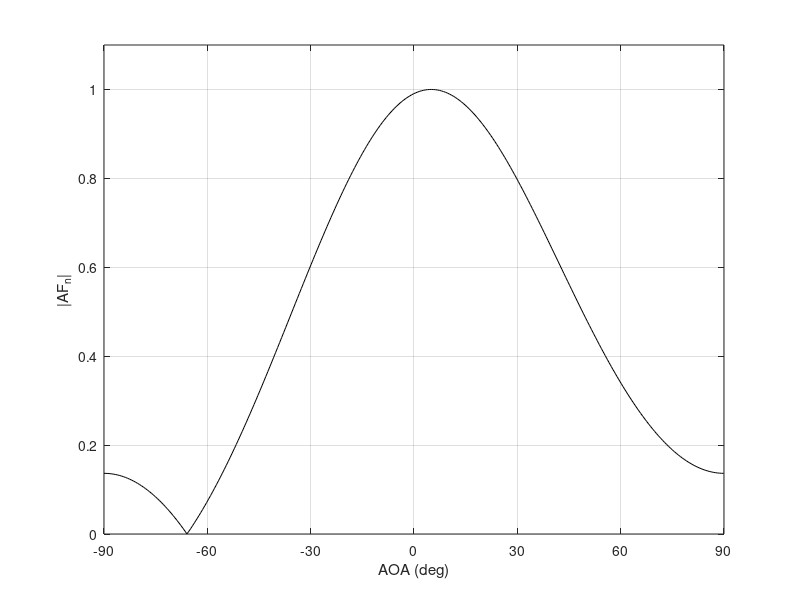
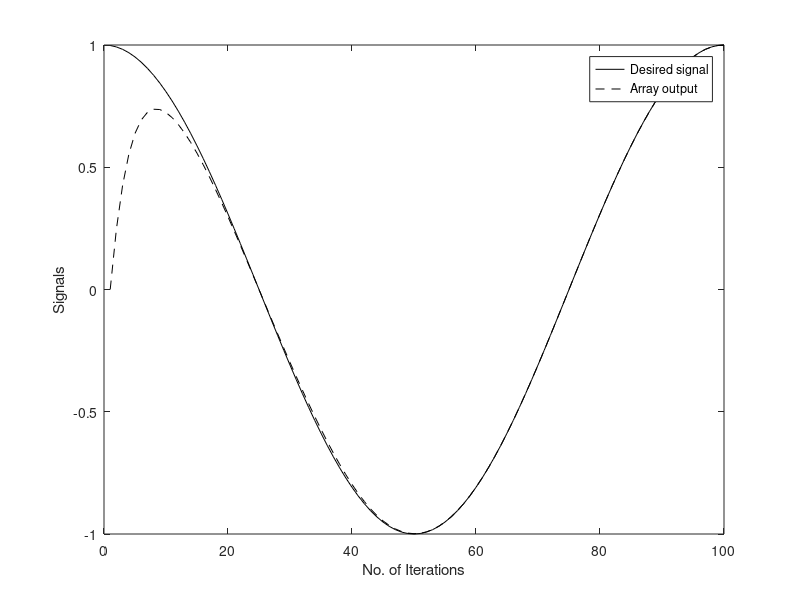
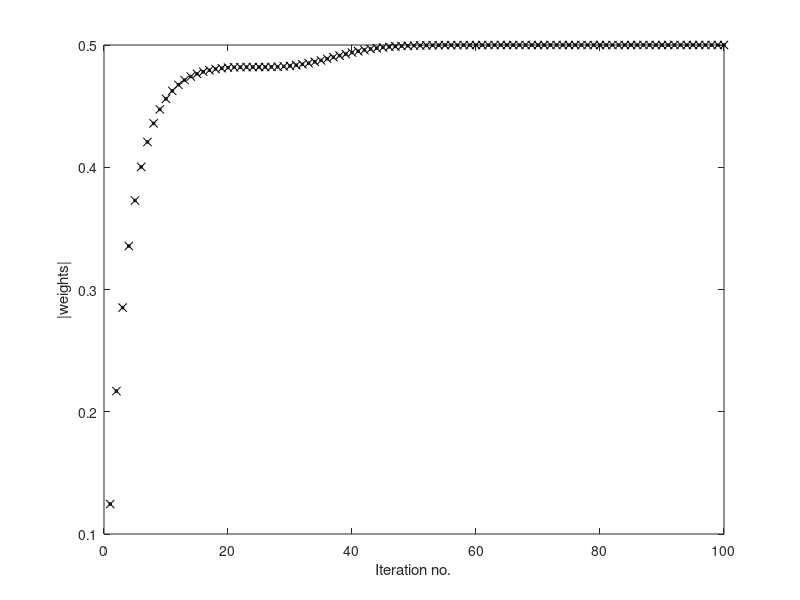
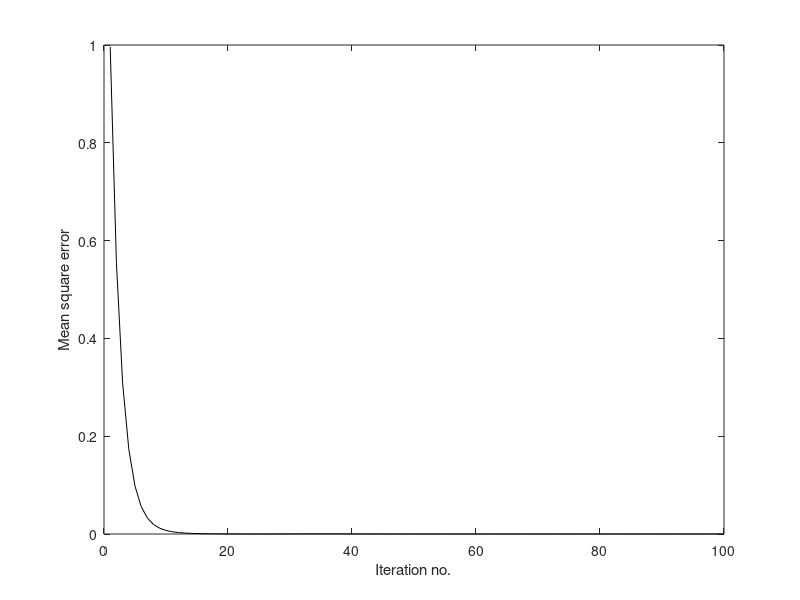

Write MATLAB code to recreate these figures, in order.
%%%%%%%%%%%%%%%%%%%%%%%%%%%%%%%
%% LMS Algorithm example 8.6 %%
%%%%%%%%%%%%%%%%%%%%%%%%%%%%%%%

%----- Givens -----%
clear all
close all
clc

d = .5;  % element spacing in terms of wavelength d = lambda/2
N = 2;   % number of elements in array
thetaS = input('   What is the desired users AOA (in degrees)?   ');
%thetaI = input('   What is the interferers AOA(in degrees)?   ');

%----- Desired Signal & Interferer -----%

T = 1E-3;
t = (1:100)*T/100;
it = 1:100;
S = cos(2*pi*t/T);
thetaS = thetaS*pi/180;                  % desired user AOA
%I = randn(1,100);  
%thetaI = thetaI*pi/180;                    % interferer AOA
  
%----- Create Array Factors for each user's signal for linear array -----%

vS = []; 
%vI = [];
i = 1:N;
vS = exp(1j*(i-1)*2*pi*d*sin(thetaS)).';
%vI = exp(1j*(i-1)*2*pi*d*sin(thetaI)).';

%----- Solve for Weights using LMS -----%

%snr = 10;       % signal to noise ratio
w = zeros(N,1); %initial weights
X = (vS); %+vI);
Rx = X*X';        % Auto correlation matrix
a = trace(Rx);
mu = 1/(4*real(a)); % step size

wi = zeros(N,max(it));

for n = 1:100
    
    x = S(n)*vS; % + I(n)*vI;
    y = w'*x; %y = w*x.';
    e = conj(S(n)) - y;  %error signal    
    esave(n) = abs(e)^2;
    w = w + mu*conj(e)*x; %LMS solution: w = w +mu*e*conj(x);
    wi(:,n) = w;
    yy(n) = y;
end

w = (w./w(1));    % normalize results to first weight

%----- Plot Results -----%

theta = -pi/2:.01:pi/2;
AF = zeros(1,length(theta));

%--- Determine the array factor for linear array ---%

for i = 1:N
    AF = AF + w(i)'.*exp(1j*(i-1)*2*pi*d*sin(theta));
end

figure
plot(theta*180/pi,abs(AF)/max(abs(AF)),'k')
xlabel('AOA (deg)')
ylabel('|AF_n|')
axis([-90 90 0 1.1])
set(gca,'xtick',[-90 -60 -30 0 30 60 90])
grid on

figure;
plot(it,S,'k',it,yy,'k--')
xlabel('No. of Iterations')
ylabel('Signals')
legend('Desired signal','Array output')

disp('%------------------------------------------------------------------------%')
disp(' ')
disp(['   The weights for the N = ',num2str(N),' ULA are:'])
disp(' ')

for m = 1:length(w)
    disp(['   w',num2str(m),' = ',num2str(w(m))])
end

disp(' ')

figure;
plot(it,abs(wi(1,:)),'kx',it,abs(wi(2,:)),'ko','markersize',2)
%,it,abs(wi(3,:)),'ks',it,abs(wi(4,:)),'k+',it,abs(wi(5,:)),'kd'
xlabel('Iteration no.')
ylabel('|weights|')
figure;plot(it,esave,'k')
xlabel('Iteration no.')
ylabel('Mean square error')